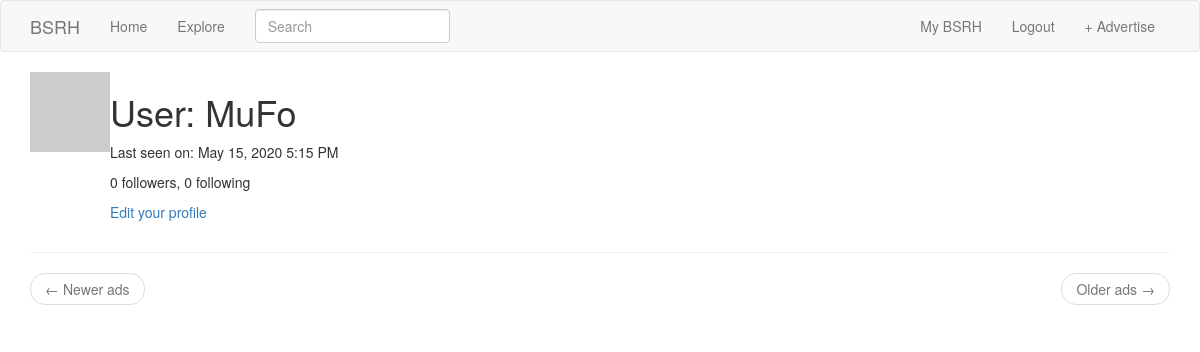
Before: /user/MuFo (signed in) with the older database file.
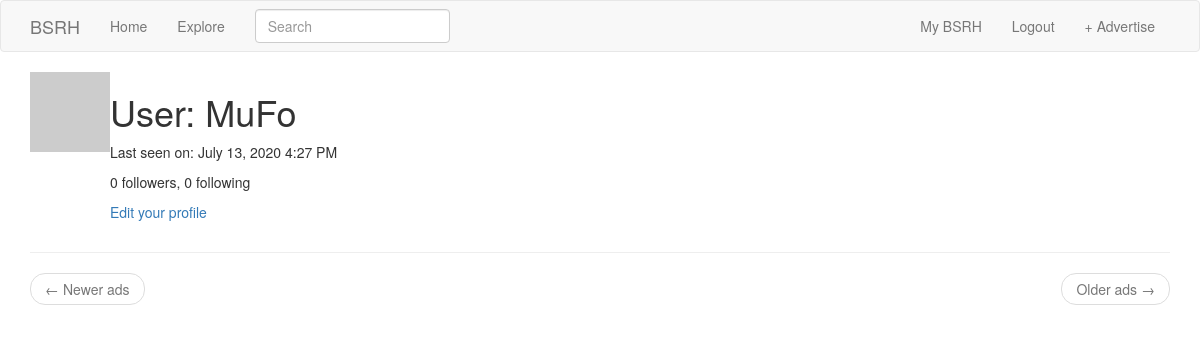
After: the same page with the newer database file.
### app/models.py (models this page shows, shortened)
class User(UserMixin, db.Model):
    id = db.Column(db.Integer, primary_key=True)
    username = db.Column(db.String(64), index=True, unique=True)
    email = db.Column(db.String(120), index=True, unique=True)
    password_hash = db.Column(db.String(128))
    ads = db.relationship('Ad', backref='author', lazy='dynamic')
    about_me = db.Column(db.String(140))
    last_seen = db.Column(db.DateTime, default=datetime.utcnow)
    followed = db.relationship(
        'User', secondary=followers,
        primaryjoin=(followers.c.follower_id == id),
        secondaryjoin=(followers.c.followed_id == id),
        backref=db.backref('followers', lazy='dynamic'), lazy='dynamic')
    def avatar(self, size):
        digest = md5(self.email.lower().encode('utf-8')).hexdigest()
        return 'https://www.gravatar.com/avatar/{}?d=identicon&s={}'.format(digest, size)

### app/main/routes.py (the view)
@bp.route('/user/<username>')
@login_required
def user(username):
    user = User.query.filter_by(username=username).first_or_404()
    page = request.args.get('page', 1, type=int)
    ads = user.ads.order_by(Ad.timestamp.desc()).paginate(page, current_app.config['ADS_PER_PAGE'], False)
    next_url = url_for('main.user', username=user.username, page=ads.next_num) \
        if ads.has_next else None
    prev_url = url_for('main.user', username=user.username, page=ads.prev_num) \
        if ads.has_prev else None
    return render_template('user.html', user=user, ads=ads.items,
                           next_url=next_url, prev_url=prev_url)

### app/main/forms.py
class SearchForm(FlaskForm):
    q = StringField(_l('Search'), validators=[DataRequired()])
    def __init__(self, *args, **kwargs):
        if 'formdata' not in kwargs:
            kwargs['formdata'] = request.args
        if 'csrf_enabled' not in kwargs:
            kwargs['csrf_enabled'] = False
        super(SearchForm, self).__init__(*args, **kwargs)

### app/main/routes.py (called while the page is built)
@bp.before_request
def before_request():
    if current_user.is_authenticated:
        current_user.last_seen = datetime.utcnow()
    g.locale = str(get_locale())

@bp.before_app_request
def before_request():
    if current_user.is_authenticated:
        current_user.last_seen = datetime.utcnow()
        db.session.commit()
        g.search_form = SearchForm()
    g.locale = str(get_locale())

### app/models.py (called while the page is built)
@login.user_loader
def load_user(id):
    return User.query.get(int(id))

    @classmethod
    def before_commit(cls, session):
        session._changes = {
            'add': list(session.new),
            'update': list(session.dirty),
            'delete': list(session.deleted)
        }

    @classmethod
    def after_commit(cls, session):
        for obj in session._changes['add']:
            if isinstance(obj, SearchableMixin):
                add_to_index(obj.__tablename__, obj)
        for obj in session._changes['update']:
            if isinstance(obj, SearchableMixin):
                add_to_index(obj.__tablename__, obj)
        for obj in session._changes['delete']:
            if isinstance(obj, SearchableMixin):
                remove_from_index(obj.__tablename__, obj)
        session._changes = None

### app/templates/user.html (shortened to what this page needs)
{% extends "base.html" %}
{% block app_content %}
    <table>
        <tr valign="top">
            <td><img src="{{ user.avatar(128) }}"></td>
            <td>
                <h1>{{ _('User') }}: {{ user.username }}</h1>
                {% if user.last_seen %}
                    <p>{{ _('Last seen on') }}: {{ moment(user.last_seen).format('LLL') }}</p>
                {% endif %}
                <p>
                    {{ _('%(count)d followers', count=user.followers.count()) }},
                    {{ _('%(count)d following', count=user.followed.count()) }}
                </p>
                {% if user == current_user %}
                    <p><a href="{{ url_for('main.edit_profile') }}">{{ _('Edit your profile') }}</a></p>
                {% elif not current_user.is_following(user) %}
                    <p><a href="{{ url_for('main.follow', username=user.username) }}">{{ _('Follow') }}</a></p>
                {% else %}
                    <p><a href="{{ url_for('main.unfollow', username=user.username) }}">{{ _('Unfollow') }}</a></p>
                {% endif %}
            </td>
        </tr>
    </table>
    <hr>
    <nav aria-label="...">
        <ul class="pager">
            <li class="previous{% if not prev_url %} disabled{% endif %}">
                <a href="{{ prev_url or '#' }}">
                    <span aria-hidden="true">&larr;</span> {{ _('Newer ads') }}
                </a>
            </li>
            <li class="next{% if not next_url %} disabled{% endif %}">
                <a href="{{ next_url or '#' }}">
                    {{ _('Older ads') }} <span aria-hidden="true">&rarr;</span>
                </a>
            </li>
        </ul>
    </nav>
{% endblock %}

### app/templates/base.html (shortened to what this page needs)
{% extends 'bootstrap/base.html' %}
{% block styles %}
    {{super()}}
    <link rel="stylesheet" href="{{url_for('static', filename='styles/style.css')}}">
{% endblock %}
{% block navbar %}
    <nav class="navbar navbar-default justify-content-between">
        <div class="container text-center">
            <div class="navbar-header">
                    <a class="navbar-brand" href="{{ url_for('main.index') }}">BSRH</a>
            </div>
            <div class="collapse navbar-collapse" id="bs-example-navbar-collapse-1">
                <ul class="nav navbar-nav">
                    <li><a href="{{ url_for('main.index') }}">{{ _('Home') }}</a></li>
                    <li><a href="{{ url_for('main.explore') }}">{{ _('Explore') }}</a></li>
                </ul>
                {% if g.search_form %}
                <form class="navbar-form navbar-left" method="get"
                        action="{{ url_for('main.search') }}">
                    <div class="form-group">
                        {{ g.search_form.q(size=20, class='form-control',
                            placeholder=g.search_form.q.label.text) }}
                    </div>
                </form>
                {% endif %}
                <ul class="nav navbar-nav navbar-right">
                    {% if current_user.is_anonymous %}
                    <li><a href="{{ url_for('auth.login') }}">{{ _('Login') }}</a></li>
                    {% else %}
                    <li><a href="{{ url_for('main.user', username=current_user.username) }}">{{ _('My') }} BSRH</a></li>
                    <li><a href="{{ url_for('auth.logout') }}">{{ _('Logout') }}</a></li>
                    {% endif %}
                    <li><a href="{{ url_for('main.new_ad') }}">+ {{ _('Advertise') }}</a></li>
                </ul>
            </div>
        </div>
    </nav>
{% endblock %}
{% block content %}
    <div class="container">
        {% block app_content %}{% endblock %}
    </div>
{% endblock %}

Changed rows visible on the page:
changed User "MuFo": last_seen "May 15, 2020 5:15 PM" → "July 13, 2020 4:27 PM"
